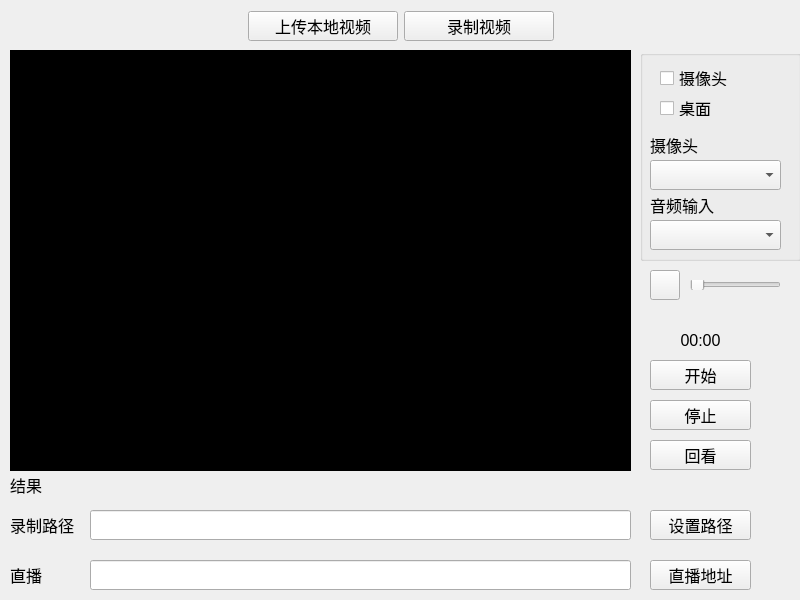
<?xml version="1.0" encoding="UTF-8"?>
<ui version="4.0">
 <class>UploadDialog</class>
 <widget class="QDialog" name="UploadDialog">
  <property name="geometry">
   <rect>
    <x>0</x>
    <y>0</y>
    <width>800</width>
    <height>600</height>
   </rect>
  </property>
  <property name="minimumSize">
   <size>
    <width>800</width>
    <height>600</height>
   </size>
  </property>
  <property name="maximumSize">
   <size>
    <width>800</width>
    <height>600</height>
   </size>
  </property>
  <property name="font">
   <font>
    <pointsize>12</pointsize>
   </font>
  </property>
  <property name="windowTitle">
   <string>Dialog</string>
  </property>
  <widget class="QStackedWidget" name="sw_page">
   <property name="geometry">
    <rect>
     <x>10</x>
     <y>50</y>
     <width>791</width>
     <height>541</height>
    </rect>
   </property>
   <property name="currentIndex">
    <number>1</number>
   </property>
   <widget class="QWidget" name="page_1">
    <widget class="QLabel" name="lb_introduce">
     <property name="geometry">
      <rect>
       <x>110</x>
       <y>20</y>
       <width>531</width>
       <height>60</height>
      </rect>
     </property>
     <property name="font">
      <font>
       <pointsize>12</pointsize>
      </font>
     </property>
     <property name="text">
      <string>上传视频限制大小为50MB , 格式flv 或mp4
为了增加视频热点, 上传时请勾选标签</string>
     </property>
    </widget>
    <widget class="QLineEdit" name="le_path">
     <property name="geometry">
      <rect>
       <x>30</x>
       <y>90</y>
       <width>621</width>
       <height>30</height>
      </rect>
     </property>
     <property name="readOnly">
      <bool>true</bool>
     </property>
    </widget>
    <widget class="QPushButton" name="pb_view">
     <property name="geometry">
      <rect>
       <x>670</x>
       <y>90</y>
       <width>81</width>
       <height>30</height>
      </rect>
     </property>
     <property name="text">
      <string>浏览</string>
     </property>
    </widget>
    <widget class="QLabel" name="lb_jpg">
     <property name="geometry">
      <rect>
       <x>30</x>
       <y>130</y>
       <width>54</width>
       <height>30</height>
      </rect>
     </property>
     <property name="text">
      <string>缩略图</string>
     </property>
    </widget>
    <widget class="QLabel" name="lb_process">
     <property name="geometry">
      <rect>
       <x>30</x>
       <y>500</y>
       <width>91</width>
       <height>30</height>
      </rect>
     </property>
     <property name="text">
      <string>上传进度</string>
     </property>
    </widget>
    <widget class="QProgressBar" name="pgb_upload">
     <property name="geometry">
      <rect>
       <x>130</x>
       <y>500</y>
       <width>521</width>
       <height>30</height>
      </rect>
     </property>
     <property name="maximum">
      <number>100</number>
     </property>
     <property name="value">
      <number>0</number>
     </property>
     <property name="alignment">
      <set>Qt::AlignCenter</set>
     </property>
    </widget>
    <widget class="QPushButton" name="pb_beginUpload">
     <property name="geometry">
      <rect>
       <x>670</x>
       <y>500</y>
       <width>81</width>
       <height>30</height>
      </rect>
     </property>
     <property name="text">
      <string>开始上传</string>
     </property>
    </widget>
    <widget class="QCheckBox" name="cb_video">
     <property name="geometry">
      <rect>
       <x>670</x>
       <y>370</y>
       <width>95</width>
       <height>22</height>
      </rect>
     </property>
     <property name="text">
      <string>影视</string>
     </property>
    </widget>
    <widget class="QCheckBox" name="cb_food">
     <property name="geometry">
      <rect>
       <x>670</x>
       <y>170</y>
       <width>95</width>
       <height>22</height>
      </rect>
     </property>
     <property name="text">
      <string>美食</string>
     </property>
    </widget>
    <widget class="QCheckBox" name="cb_dance">
     <property name="geometry">
      <rect>
       <x>670</x>
       <y>290</y>
       <width>95</width>
       <height>22</height>
      </rect>
     </property>
     <property name="text">
      <string>舞蹈</string>
     </property>
    </widget>
    <widget class="QCheckBox" name="cb_outside">
     <property name="geometry">
      <rect>
       <x>670</x>
       <y>410</y>
       <width>95</width>
       <height>22</height>
      </rect>
     </property>
     <property name="text">
      <string>户外</string>
     </property>
    </widget>
    <widget class="QCheckBox" name="cb_ennegy">
     <property name="geometry">
      <rect>
       <x>670</x>
       <y>250</y>
       <width>95</width>
       <height>22</height>
      </rect>
     </property>
     <property name="text">
      <string>正能量</string>
     </property>
    </widget>
    <widget class="QCheckBox" name="cb_music">
     <property name="geometry">
      <rect>
       <x>670</x>
       <y>330</y>
       <width>95</width>
       <height>22</height>
      </rect>
     </property>
     <property name="text">
      <string>歌曲</string>
     </property>
    </widget>
    <widget class="QCheckBox" name="cb_funny">
     <property name="geometry">
      <rect>
       <x>670</x>
       <y>210</y>
       <width>95</width>
       <height>22</height>
      </rect>
     </property>
     <property name="text">
      <string>搞笑</string>
     </property>
    </widget>
    <widget class="QCheckBox" name="cb_edu">
     <property name="geometry">
      <rect>
       <x>670</x>
       <y>450</y>
       <width>95</width>
       <height>22</height>
      </rect>
     </property>
     <property name="text">
      <string>教育</string>
     </property>
    </widget>
    <widget class="QLabel" name="lb_gif">
     <property name="geometry">
      <rect>
       <x>30</x>
       <y>170</y>
       <width>631</width>
       <height>320</height>
      </rect>
     </property>
     <property name="styleSheet">
      <string notr="true">background-color: rgb(0, 0, 0);</string>
     </property>
     <property name="text">
      <string/>
     </property>
     <property name="alignment">
      <set>Qt::AlignCenter</set>
     </property>
    </widget>
   </widget>
   <widget class="QWidget" name="page_2">
    <widget class="VideoItem" name="wdg_videoItem" native="true">
     <property name="geometry">
      <rect>
       <x>0</x>
       <y>0</y>
       <width>621</width>
       <height>421</height>
      </rect>
     </property>
     <property name="styleSheet">
      <string notr="true">background-color: rgb(0, 0, 0);</string>
     </property>
    </widget>
    <widget class="QLabel" name="lb_res">
     <property name="geometry">
      <rect>
       <x>0</x>
       <y>420</y>
       <width>621</width>
       <height>30</height>
      </rect>
     </property>
     <property name="text">
      <string>结果</string>
     </property>
    </widget>
    <widget class="QLabel" name="lb_recPath">
     <property name="geometry">
      <rect>
       <x>0</x>
       <y>460</y>
       <width>81</width>
       <height>30</height>
      </rect>
     </property>
     <property name="text">
      <string>录制路径</string>
     </property>
    </widget>
    <widget class="QLabel" name="lb_broadcast">
     <property name="geometry">
      <rect>
       <x>0</x>
       <y>510</y>
       <width>54</width>
       <height>30</height>
      </rect>
     </property>
     <property name="text">
      <string>直播</string>
     </property>
    </widget>
    <widget class="QLineEdit" name="le_savePath">
     <property name="geometry">
      <rect>
       <x>80</x>
       <y>460</y>
       <width>541</width>
       <height>30</height>
      </rect>
     </property>
     <property name="readOnly">
      <bool>true</bool>
     </property>
    </widget>
    <widget class="QLineEdit" name="le_broadcast">
     <property name="geometry">
      <rect>
       <x>80</x>
       <y>510</y>
       <width>541</width>
       <height>30</height>
      </rect>
     </property>
     <property name="readOnly">
      <bool>true</bool>
     </property>
    </widget>
    <widget class="QGroupBox" name="videoGroup">
     <property name="geometry">
      <rect>
       <x>630</x>
       <y>0</y>
       <width>161</width>
       <height>211</height>
      </rect>
     </property>
     <property name="title">
      <string/>
     </property>
     <widget class="QCheckBox" name="cb_cam">
      <property name="geometry">
       <rect>
        <x>20</x>
        <y>20</y>
        <width>71</width>
        <height>16</height>
       </rect>
      </property>
      <property name="text">
       <string>摄像头</string>
      </property>
     </widget>
     <widget class="QCheckBox" name="cb_desk">
      <property name="geometry">
       <rect>
        <x>20</x>
        <y>50</y>
        <width>71</width>
        <height>16</height>
       </rect>
      </property>
      <property name="text">
       <string>桌面</string>
      </property>
     </widget>
     <widget class="QLabel" name="lb_video">
      <property name="geometry">
       <rect>
        <x>10</x>
        <y>80</y>
        <width>54</width>
        <height>30</height>
       </rect>
      </property>
      <property name="text">
       <string>摄像头</string>
      </property>
     </widget>
     <widget class="QLabel" name="lb_audio">
      <property name="geometry">
       <rect>
        <x>10</x>
        <y>140</y>
        <width>71</width>
        <height>30</height>
       </rect>
      </property>
      <property name="text">
       <string>音频输入</string>
      </property>
     </widget>
     <widget class="QComboBox" name="cbx_cam">
      <property name="geometry">
       <rect>
        <x>10</x>
        <y>110</y>
        <width>131</width>
        <height>30</height>
       </rect>
      </property>
     </widget>
     <widget class="QComboBox" name="cbx_audio">
      <property name="geometry">
       <rect>
        <x>10</x>
        <y>170</y>
        <width>131</width>
        <height>30</height>
       </rect>
      </property>
     </widget>
    </widget>
    <widget class="QPushButton" name="pb_voice">
     <property name="geometry">
      <rect>
       <x>640</x>
       <y>220</y>
       <width>30</width>
       <height>30</height>
      </rect>
     </property>
     <property name="text">
      <string/>
     </property>
    </widget>
    <widget class="QSlider" name="slider_volumn">
     <property name="geometry">
      <rect>
       <x>680</x>
       <y>230</y>
       <width>91</width>
       <height>10</height>
      </rect>
     </property>
     <property name="orientation">
      <enum>Qt::Horizontal</enum>
     </property>
    </widget>
    <widget class="QPushButton" name="pb_recordBegin">
     <property name="geometry">
      <rect>
       <x>640</x>
       <y>310</y>
       <width>101</width>
       <height>30</height>
      </rect>
     </property>
     <property name="text">
      <string>开始</string>
     </property>
    </widget>
    <widget class="QPushButton" name="pb_recordEnd">
     <property name="geometry">
      <rect>
       <x>640</x>
       <y>350</y>
       <width>101</width>
       <height>30</height>
      </rect>
     </property>
     <property name="text">
      <string>停止</string>
     </property>
    </widget>
    <widget class="QPushButton" name="pb_see">
     <property name="geometry">
      <rect>
       <x>640</x>
       <y>390</y>
       <width>101</width>
       <height>30</height>
      </rect>
     </property>
     <property name="text">
      <string>回看</string>
     </property>
    </widget>
    <widget class="QPushButton" name="pb_savePath">
     <property name="geometry">
      <rect>
       <x>640</x>
       <y>460</y>
       <width>101</width>
       <height>30</height>
      </rect>
     </property>
     <property name="text">
      <string>设置路径</string>
     </property>
    </widget>
    <widget class="QPushButton" name="pb_rtmpUrl">
     <property name="geometry">
      <rect>
       <x>640</x>
       <y>510</y>
       <width>101</width>
       <height>30</height>
      </rect>
     </property>
     <property name="text">
      <string>直播地址</string>
     </property>
    </widget>
    <widget class="QLabel" name="lb_recTime">
     <property name="geometry">
      <rect>
       <x>640</x>
       <y>275</y>
       <width>101</width>
       <height>30</height>
      </rect>
     </property>
     <property name="text">
      <string>00:00</string>
     </property>
     <property name="alignment">
      <set>Qt::AlignCenter</set>
     </property>
    </widget>
   </widget>
  </widget>
  <widget class="QWidget" name="layoutWidget">
   <property name="geometry">
    <rect>
     <x>0</x>
     <y>10</y>
     <width>801</width>
     <height>32</height>
    </rect>
   </property>
   <layout class="QHBoxLayout" name="horizontalLayout">
    <item>
     <spacer name="horizontalSpacer">
      <property name="orientation">
       <enum>Qt::Horizontal</enum>
      </property>
      <property name="sizeHint" stdset="0">
       <size>
        <width>40</width>
        <height>20</height>
       </size>
      </property>
     </spacer>
    </item>
    <item>
     <widget class="QPushButton" name="pb_page1">
      <property name="minimumSize">
       <size>
        <width>150</width>
        <height>30</height>
       </size>
      </property>
      <property name="maximumSize">
       <size>
        <width>150</width>
        <height>30</height>
       </size>
      </property>
      <property name="text">
       <string>上传本地视频</string>
      </property>
     </widget>
    </item>
    <item>
     <widget class="QPushButton" name="pb_page2">
      <property name="minimumSize">
       <size>
        <width>150</width>
        <height>30</height>
       </size>
      </property>
      <property name="maximumSize">
       <size>
        <width>150</width>
        <height>30</height>
       </size>
      </property>
      <property name="text">
       <string>录制视频</string>
      </property>
     </widget>
    </item>
    <item>
     <spacer name="horizontalSpacer_2">
      <property name="orientation">
       <enum>Qt::Horizontal</enum>
      </property>
      <property name="sizeHint" stdset="0">
       <size>
        <width>40</width>
        <height>20</height>
       </size>
      </property>
     </spacer>
    </item>
   </layout>
  </widget>
 </widget>
 <customwidgets>
  <customwidget>
   <class>VideoItem</class>
   <extends>QWidget</extends>
   <header location="global">videoitem.h</header>
   <container>1</container>
  </customwidget>
 </customwidgets>
 <resources/>
 <connections/>
</ui>
